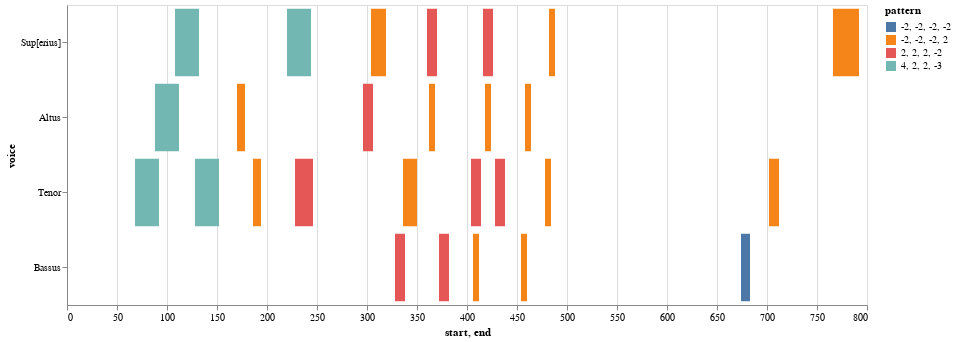

The notebook cell saved with this chart:
### Markdown cell above
### Mass Movement Heatmap

### Code cell
## Use this for the Mass Movement Heatmap

nr = mass_movement.notes(combineUnisons=True) 
mel = mass_movement.melodic(df=nr, kind='d', compound=True, unit=0, end=False)
mel_ngrams = mass_movement.ngrams(df=mel, n=4)
entry_ngrams = mass_movement.entries(df=mel, n=4)
mel_ngrams_duration = mass_movement.durations(df=mel, n=4, mask_df=entry_ngrams)
viz.plot_ngrams_heatmap(entry_ngrams, mel_ngrams_duration, selected_patterns=shared_entries, voices=[])

### Figure 1 — Vega-Lite specification as saved in the notebook (floating-point values rounded to 4 significant figures)
{"config": {"view": {"continuousWidth": 400, "continuousHeight": 300}}, "data": {"name": "data-e1391e970d1a933cb453cfb208906128"}, "mark": "bar", "encoding": {"color": {"field": "pattern", "type": "nominal"}, "opacity": {"condition": {"value": 1, "selection": "selector002"}, "value": 0.2}, "tooltip": [{"field": "start", "type": "quantitative"}, {"field": "end", "type": "quantitative"}, {"field": "pattern", "type": "nominal"}], "x": {"field": "start", "type": "quantitative"}, "x2": {"field": "end"}, "y": {"field": "voice", "sort": null, "type": "nominal"}}, "height": 300, "selection": {"selector002": {"type": "multi", "fields": ["pattern"]}}, "width": 800, "$schema": "https://vega.github.io/schema/vega-lite/v4.17.0.json", "datasets": {"data-e1391e970d1a933cb453cfb208906128": [{"start": 108.0, "voice": "Sup[erius]", "pattern": "4, 2, 2, -3", "end": 132.0}, {"start": 220.0, "voice": "Sup[erius]", "pattern": "4, 2, 2, -3", "end": 244.0}, {"start": 304.0, "voice": "Sup[erius]", "pattern": "-2, -2, -2, 2", "end": 319.0}, {"start": 360.0, "voice": "Sup[erius]", "pattern": "2, 2, 2, -2", "end": 370.0}, {"start": 416.0, "voice": "Sup[erius]", "pattern": "2, 2, 2, -2", "end": 426.0}, {"start": 482.0, "voice": "Sup[erius]", "pattern": "-2, -2, -2, 2", "end": 488.0}, {"start": 766.0, "voice": "Sup[erius]", "pattern": "-2, -2, -2, 2", "end": 792.0}, {"start": 88.0, "voice": "Altus", "pattern": "4, 2, 2, -3", "end": 112.0}, {"start": 170.0, "voice": "Altus", "pattern": "-2, -2, -2, 2", "end": 178.0}, {"start": 296.0, "voice": "Altus", "pattern": "2, 2, 2, -2", "end": 306.0}, {"start": 362.0, "voice": "Altus", "pattern": "-2, -2, -2, 2", "end": 368.0}, {"start": 418.0, "voice": "Altus", "pattern": "-2, -2, -2, 2", "end": 424.0}, {"start": 458.0, "voice": "Altus", "pattern": "-2, -2, -2, 2", "end": 464.0}, {"start": 68.0, "voice": "Tenor", "pattern": "4, 2, 2, -3", "end": 92.0}, {"start": 128.0, "voice": "Tenor", "pattern": "4, 2, 2, -3", "end": 152.0}, {"start": 186.0, "voice": "Tenor", "pattern": "-2, -2, -2, 2", "end": 194.0}, {"start": 228.0, "voice": "Tenor", "pattern": "2, 2, 2, -2", "end": 246.0}, {"start": 336.0, "voice": "Tenor", "pattern": "-2, -2, -2, 2", "end": 350.0}, {"start": 404.0, "voice": "Tenor", "pattern": "2, 2, 2, -2", "end": 414.0}, {"start": 428.0, "voice": "Tenor", "pattern": "2, 2, 2, -2", "end": 438.0}, {"start": 478.0, "voice": "Tenor", "pattern": "-2, -2, -2, 2", "end": 484.0}, {"start": 702.0, "voice": "Tenor", "pattern": "-2, -2, -2, 2", "end": 712.0}, {"start": 328.0, "voice": "Bassus", "pattern": "2, 2, 2, -2", "end": 338.0}, {"start": 372.0, "voice": "Bassus", "pattern": "2, 2, 2, -2", "end": 382.0}, {"start": 406.0, "voice": "Bassus", "pattern": "-2, -2, -2, 2", "end": 412.0}, {"start": 454.0, "voice": "Bassus", "pattern": "-2, -2, -2, 2", "end": 460.0}, {"start": 674.0, "voice": "Bassus", "pattern": "-2, -2, -2, -2", "end": 683.0}]}}
